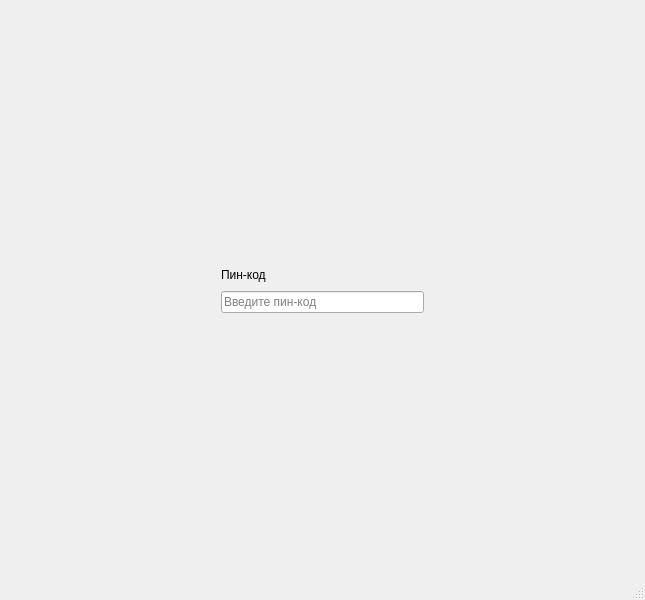
<?xml version="1.0" encoding="UTF-8"?>
<ui version="4.0">
 <class>MainWindow</class>
 <widget class="QMainWindow" name="MainWindow">
  <property name="geometry">
   <rect>
    <x>0</x>
    <y>0</y>
    <width>645</width>
    <height>600</height>
   </rect>
  </property>
  <property name="minimumSize">
   <size>
    <width>0</width>
    <height>0</height>
   </size>
  </property>
  <property name="maximumSize">
   <size>
    <width>100000</width>
    <height>10000</height>
   </size>
  </property>
  <property name="windowTitle">
   <string>MainWindow</string>
  </property>
  <widget class="QWidget" name="centralwidget">
   <layout class="QVBoxLayout" name="verticalLayout_5">
    <item>
     <widget class="QStackedWidget" name="stackedWidget">
      <property name="layoutDirection">
       <enum>Qt::LeftToRight</enum>
      </property>
      <property name="autoFillBackground">
       <bool>false</bool>
      </property>
      <property name="currentIndex">
       <number>0</number>
      </property>
      <widget class="QWidget" name="page">
       <layout class="QGridLayout" name="gridLayout">
        <item row="1" column="1">
         <widget class="QLabel" name="lblLogin">
          <property name="text">
           <string>Пин-код</string>
          </property>
         </widget>
        </item>
        <item row="1" column="0">
         <spacer name="horizontalSpacer">
          <property name="orientation">
           <enum>Qt::Horizontal</enum>
          </property>
          <property name="sizeHint" stdset="0">
           <size>
            <width>40</width>
            <height>20</height>
           </size>
          </property>
         </spacer>
        </item>
        <item row="2" column="1">
         <widget class="QLineEdit" name="edtPin">
          <property name="echoMode">
           <enum>QLineEdit::Password</enum>
          </property>
          <property name="placeholderText">
           <string>Введите пин-код</string>
          </property>
         </widget>
        </item>
        <item row="0" column="1">
         <spacer name="verticalSpacer">
          <property name="orientation">
           <enum>Qt::Vertical</enum>
          </property>
          <property name="sizeHint" stdset="0">
           <size>
            <width>20</width>
            <height>40</height>
           </size>
          </property>
         </spacer>
        </item>
        <item row="1" column="2">
         <spacer name="horizontalSpacer_2">
          <property name="orientation">
           <enum>Qt::Horizontal</enum>
          </property>
          <property name="sizeHint" stdset="0">
           <size>
            <width>40</width>
            <height>20</height>
           </size>
          </property>
         </spacer>
        </item>
        <item row="3" column="1">
         <spacer name="verticalSpacer_2">
          <property name="orientation">
           <enum>Qt::Vertical</enum>
          </property>
          <property name="sizeHint" stdset="0">
           <size>
            <width>20</width>
            <height>40</height>
           </size>
          </property>
         </spacer>
        </item>
       </layout>
      </widget>
      <widget class="QWidget" name="page_2">
       <layout class="QVBoxLayout" name="verticalLayout_6">
        <item>
         <widget class="QLineEdit" name="lineEdit">
          <property name="placeholderText">
           <string>Поиск </string>
          </property>
         </widget>
        </item>
        <item>
         <widget class="QListWidget" name="listWidget">
          <property name="styleSheet">
           <string notr="true">QListWidget::item{
           background-color: qlineargradient(spread:pad, x1:0, y1:1, x2:1, y2:0,
                   stop:0 rgba(218, 215, 205, 255),
                   stop:0.25 rgba(191, 191, 191, 255),
                   stop:0.5 rgba(163, 163, 163, 255),
                   stop:0.75 rgba(135, 135, 135, 255),
                   stop:1 rgba(108, 108, 108, 255));
}</string>
          </property>
         </widget>
        </item>
       </layout>
      </widget>
     </widget>
    </item>
   </layout>
  </widget>
  <widget class="QStatusBar" name="statusbar"/>
 </widget>
 <resources/>
 <connections/>
</ui>
